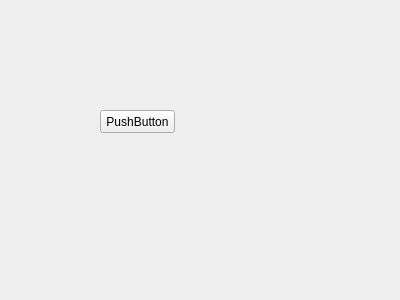
<?xml version="1.0" encoding="UTF-8"?>
<ui version="4.0">
 <class>event</class>
 <widget class="QWidget" name="event">
  <property name="geometry">
   <rect>
    <x>0</x>
    <y>0</y>
    <width>400</width>
    <height>300</height>
   </rect>
  </property>
  <property name="windowTitle">
   <string>Form</string>
  </property>
  <widget class="QPushButton" name="pushButton">
   <property name="geometry">
    <rect>
     <x>100</x>
     <y>110</y>
     <width>75</width>
     <height>23</height>
    </rect>
   </property>
   <property name="text">
    <string>PushButton</string>
   </property>
  </widget>
 </widget>
 <resources/>
 <connections/>
</ui>
